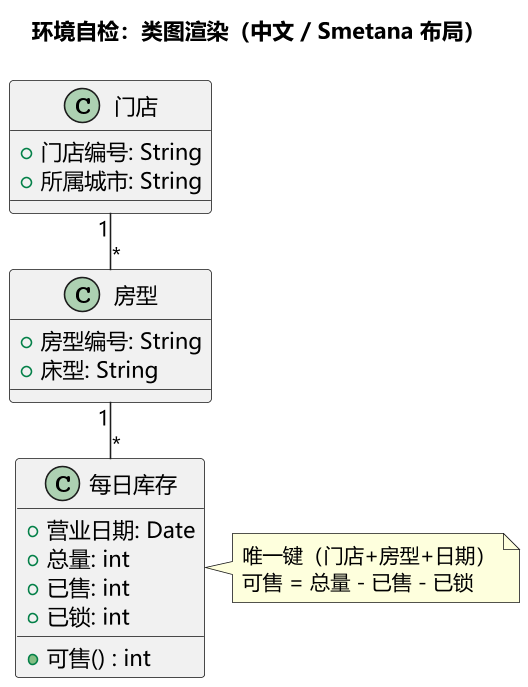
#> input picture lab2/tools/smoke.png, 528 x 687 px
$ python trim_png.py smoke.png
#> lines starting #> are read from the running program, lines starting #| are printed output that depends on the picture; after the words box and inside, x2 and y2 are one past the last pixel; in counts of white or black regions, pixels touching at a corner belong together
"""裁掉 PlantUML 输出图四周的空白，避免嵌入报告时被整体缩小。"""
import sys
from PIL import Image, ImageChops

def trim(path, pad=24, threshold=12):
#> called with path = 'smoke.png', pad = 24, threshold = 12
    im = Image.open(path).convert("RGB")
#> im is the input picture: PIL image 528x687 RGB; mean R, G, B 238.7, 239.1, 237.3
    bg = Image.new("RGB", im.size, (255, 255, 255))
#> bg: PIL image 528x687 RGB; every value is 255
    diff = ImageChops.difference(im, bg).convert("L")
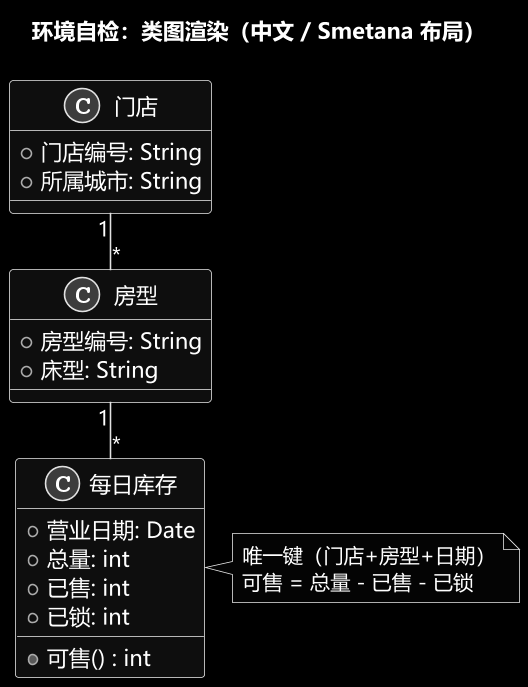
#> diff: PIL image 528x687 L; min 0, max 255, mean 16.2
    # 与纯白差异超过阈值的像素视为内容
    mask = diff.point(lambda x: 255 if x > threshold else 0)
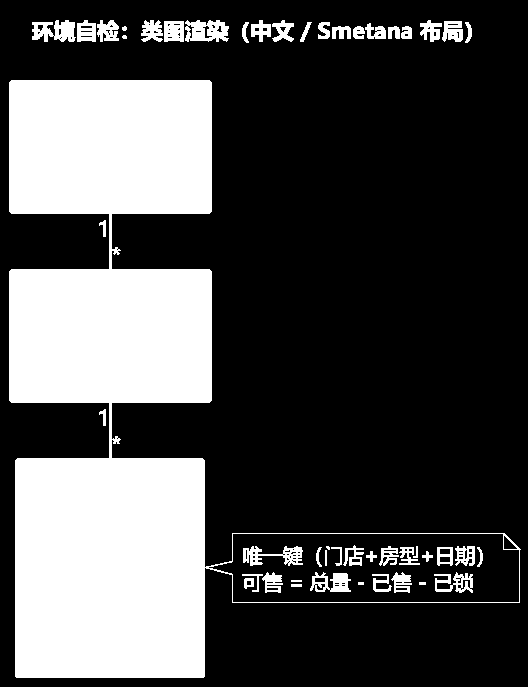
#> mask: PIL image 528x687 L; 29.3% white; 49 white regions (3 under 20 px), largest, box (x1, y1, x2, y2) and area: (9, 80, 521, 678) 97421, (185, 20, 229, 42) 700, (32, 20, 76, 42) 648
    bbox = mask.getbbox()
#> bbox = (9, 20, 521, 678)
    if not bbox:
        return im.size
    l, t, r, b = bbox
#> l = 9; t = 20; r = 521; b = 678
    l = max(0, l - pad); t = max(0, t - pad)
#> after `l = max(0, l - pad)`: l = 0
#> after `t = max(0, t - pad)`: t = 0
    r = min(im.width, r + pad); b = min(im.height, b + pad)
#> after `r = min(im.width, r + pad)`: r = 528
#> after `b = min(im.height, b + pad)`: b = 687
    im.crop((l, t, r, b)).save(path)
    return (r - l, b - t)

if __name__ == "__main__":
    for p in sys.argv[1:]:
        print(p, trim(p))
